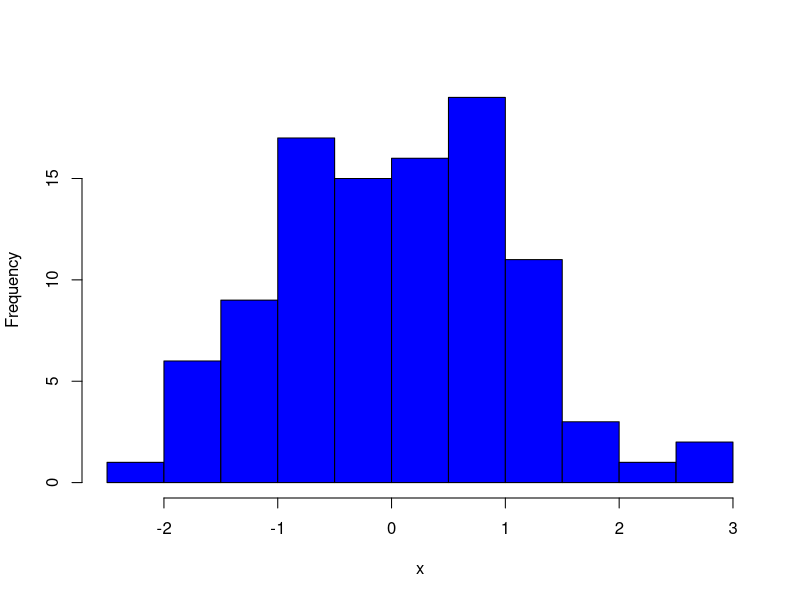

Recreate this plot in R.
## ---- chunk 1

knitr::opts_chunk$set(echo = TRUE)
## ---- chunk 2
knitr::include_url("https://www.youtube.com/embed/y0oDYyEE5hc")
## ---- chunk 3
a=120
## ---- chunk 4
(c=a/3)
## ---- chunk 5
(c=a/3)
## ---- chunk 6
x=rnorm(100)
median(x)
mean(x)
sd(x)
## ---- chunk 7
hist(x,main="", col = "blue")  
